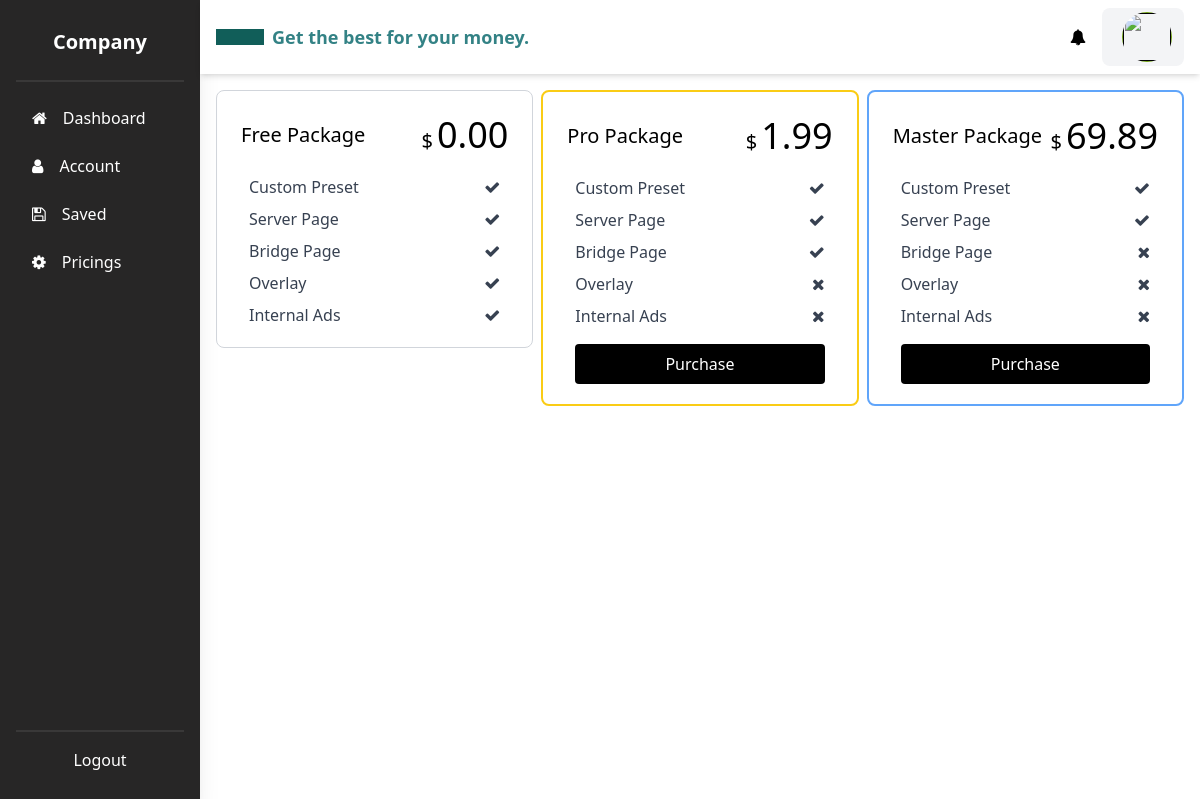
Screenshot of /pricings/ with the database file from the repository.
### payments/models.py (models this page shows, shortened)
class PaypalPlan(models.Model):
    paypal_id = models.CharField(_("Paypal ID"), max_length=256, null=True, blank=True)
    name = models.CharField(_("Plan Name"), max_length=256)
    status = models.CharField(_("Plan status"), max_length=256, default="ACTIVE")
    currency = models.CharField(_("Plan Currency"), max_length=256)
    product = models.ForeignKey(to=PaypalProduct, on_delete=models.CASCADE)
    cost = models.DecimalField(_("Plan Cost"), max_digits = 5,decimal_places = 2)
    description = models.TextField(_("Description"), max_length=256)
    interval_unit = models.CharField(_("Plan Duration"), max_length=256)
    interval_count = models.IntegerField(_("Interval Count"), default=1)
    subscribers = models.IntegerField(_("Plan Subscribers"), default=0)

class Feature(models.Model):
    name = models.CharField(_("Name"), max_length=256)
    plan = models.ManyToManyField(to=PaypalPlan, related_name="pricing_feature")

### manager/views.py (the view)
# urls.py: path("pricings/", ManagerViews.PricingView.as_view(), name="pricings"),
class PricingView(View):
    template_name = "manager/pricings.html"
    def get(self, request, *args, **kwargs):
        context_data = {
            "social_user" : get_social_user(request),
            "page_msg": f"Get the best for your money.",
            "pricings": PaymentModels.PaypalPlan.objects.all(),
            "features": PaymentModels.Feature.objects.all(),
        }
        return render(request, template_name=self.template_name, context=context_data)

### manager/context/context_processor.py (called while the page is built)
def user_subcription(request):
    context = dict()
    if request.user.is_authenticated:
        if settings.PAYMENTMETHOD == "paypal":
            context["user_subsciption"] = PaymentModels.PaypalSubscription.objects.filter(user=request.user).first()
        elif settings.PAYMENTMETHOD == "braintree":
            context["user_subsciption"] = PaymentModels.BraintreeSubscription.objects.filter(user=request.user).first()
    return context

### manager/views.py (called while the page is built)
def get_social_user(request):
    try:
        if request.user.socialaccount_set.all().filter(user=request.user):
            social_user = request.user.socialaccount_set.all().filter(user=request.user).first()
        else:
            social_user = None
        return social_user
    except:
        return redirect(reverse("app_auth:login"))

### TEMPLATES/manager/pricings.html (shortened to what this page needs)
{% extends '../utils/layout.html' %}
{% block content %}
<div class="grid grid-cols-1 gap-2 md:grid-cols-3 items-start">
    {% for pricing in pricings %}
        <div class="{% if pricing.name == 'Master Package' %} border-2 border-blue-400 {% elif pricing.name == 'Pro Package' %} border-2 border-yellow-400 {% else %} border border-gray-300 {% endif %} p-3 border-solid rounded-lg" >
            <div class="flex justify-between items-center p-3">
                <h3 class="text-xl">{{ pricing.name }}</h3>
                <span class="flex items-baseline gap-1">
                    <h3 class="text-xl">$</h3>
                    <h2 class="text-4xl">{{ pricing.cost }}</h2>
                </span>
            </div>
            <ul class="grid gap-2 list-none list-outside text-gray-700 px-5 py-2">
                {% for feature in features %}
                    {% if pricing in feature.plan.all %}
                        <li class="flex gap-3 justify-between">
                            <span>{{ feature.name }}</span>
                            <span>
                                <i class="fa fa-check"></i>
                            </span>
                        </li>
                    {% else %}
                        <li class="flex gap-3 justify-between">
                            <span>{{ feature.name }}</span>
                            <span>
                                <i class="fa fa-close"></i>
                            </span>
                        </li>
                    {% endif %}
                {% endfor %}
            </ul>
            {% if pricing.cost != 0.00 %}
                <form action="{% url 'payments:paypalpayments' %}?upgrade={% if package.id == user_package.package_id.id %}true{% else %}false{% endif %}" method="post" class="grid gap-4 px-5 py-2">
                    {% if pricing.id != user_subsciption.plan.id %}
                        <div class="grid gap-2">
                            <input class="px-4 py-2 bg-black cursor-pointer hover:bg-gray-900 text-white text-base rounded" type="submit" value="{% if pricing.id == user_subsciption.plan.id and pricing.id != user_subsciption.plan.id %} Upgrade {% else %} Purchase {% endif %}">
                        </div>
                    {% endif %}
                </form>
            {% endif %}
        </div>
    {% endfor %}
</div>
{% endblock %}

### TEMPLATES/utils/layout.html (shortened to what this page needs)
{% load static %}
<!DOCTYPE html>
<html>
    <head>
        <link rel="stylesheet" href="https://cdn.jsdelivr.net/npm/font-awesome@4.7.0/css/font-awesome.css" >
        <link rel="stylesheet" href="{% static 'main.css' %}">
        <link rel="stylesheet" href="{% static './calcs.css' %}">
        <link rel="stylesheet" href="{% static 'tailcss.css' %}">
        <script src="https://cdn.tailwindcss.com"></script>
    </head>
<body>
<main>
  <section class="dashboard-area grid grid-flow-col grid-cols-dash items-stretch h-screen overflow-hidden">
    <nav class="grid gap-3 grid-flow-rows content-between bg-dark text-gray-200 py-5 px-4  shadow-xl">
        <div class="upper grid gap-4">
            <div class="company-logo py-2 px-4 border rounded-md border-none text-white text-center">
                <h1 class="font-bold text-xl">Company</h1>
            </div>
            <hr>
            <ul class="grid gap-2">
                <li class="nav-tabs">
                    <a href="{% url 'manager:home' %}" class="grid grid-flow-col items-center justify-start gap-4 active">
                        <i class="fa fa-home"></i>
                        <span>Dashboard</span>
                    </a>
                </li>
                <li class="nav-tabs">
                    <a href="{% url 'manager:account' %}" class="grid grid-flow-col items-center justify-start gap-4">
                        <i class="fa fa-user"></i>
                        <span>Account</span>
                    </a>
                </li>
                <li class="nav-tabs">
                    <a href="{% url 'manager:saved' %}?calculator=Amazon" class="grid grid-flow-col items-center justify-start gap-4">
                        <i class="fa fa-save"></i>
                        <span>Saved</span>
                    </a>
                </li>
                <li class="nav-tabs">
                    <a href="{% url 'manager:pricings' %}" class="grid grid-flow-col items-center justify-start gap-4">
                        <i class="fa fa-cog"></i>
                        <span>Pricings</span>
                    </a>
                </li>
            </ul>
        </div>
        <div class="lower grid justify-stretch gap-2">
            <hr>
            <a href="{% url 'app_auth:logout' %}" class="self-end nav-tabs auth grid justify-center" style="align-self: flex-end;">
                Logout
            </a>
        </div>
    </nav>
    <section class="grid content-start">
        <ul class="bg-white shadow-md px-4 py-2 grid grid-flow-col items-center justify-between self-start gap-4">
            <div class="grid grid-flow-col gap-2 items-center">
                <a href="{% url 'manager:account' %}" class="px-6 py-2 bg-teal-800 hover:bg-teal-700 transition-all text-white font-semibold">
                </a>
                <h3 class="text-lg font-semibold text-accent">{{ page_msg }}</h3>
            </div>
            <div class="grid grid-flow-col gap-4 items-center">
                <li>
                    <a href="">
                        <i class="fa fa-bell"></i>
                    </a>
                </li>
                <a href="" class="nav-group grid grid-flow-col items-center gap-2 rounded-lg bg-gray-100 py-1 px-3">
                    <li class="avator">
                        <img src="{% if social_user %}{{social_user.get_avatar_url}}{% else %}/media/{{request.user.profile_image}}{% endif %}" alt="">
                    </li>
                </a>
            </div>
        </ul>
        <section class="grid p-4 items-start overflow-y-auto" style="block-size: 90vh;;">
          {% block content %}
          {% endblock %}
        </section>
    </section>
</section>
</main>
</body>
</html>

### static/main.css (style rules this page uses)
* { box-sizing: border-box; }
:root { --theme-color: hsl(0, 0, 0); --accent-color: hsl(182, 100%, 20%); --accent-hover-color: hsla(182, 100%, 20%, 0.8); --text-color: hsl(0, 0%, 29%); --border-color: hsl(0, 0%, 90%); --popup-width: 400px; --border-radius-outer: 10px; --border-radius-inner: 5px; --title-font-size: 18px; --body-font-size: 16px; --transition-1: all .25s ease-in-out; }
body { overflow-x: hidden; }
*,::after,::before { box-sizing:border-box;border-width:0;border-style:solid;border-color:#e5e7eb }
::after,::before { --tw-content:'' }
html { line-height:1.5;-webkit-text-size-adjust:100%;-moz-tab-size:4;tab-size:4;font-family:ui-sans-serif, system-ui, -apple-system, BlinkMacSystemFont, "Segoe UI", Roboto, "Helvetica Neue", Arial, "Noto Sans", sans-serif, "Apple Color Emoji", "Segoe UI Emoji", "Segoe UI Symbol", "Noto Color Emoji" }
body { margin:0;line-height:inherit }
hr { height:0;color:inherit;border-top-width:1px }
h1,h2,h3,h4,h5,h6 { font-size:inherit;font-weight:inherit }
a { color:inherit;text-decoration:inherit }
button,input,optgroup,select,textarea { font-family:inherit;font-size:100%;font-weight:inherit;line-height:inherit;color:inherit;margin:0;padding:0 }
[type=button],[type=reset],[type=submit],button { -webkit-appearance:button;background-color:transparent;background-image:none }
blockquote,dd,dl,figure,h1,h2,h3,h4,h5,h6,hr,p,pre { margin:0 }
menu,ol,ul { list-style:none;margin:0;padding:0 }
input::placeholder,textarea::placeholder { opacity:1;color:#9ca3af }
audio,canvas,embed,iframe,img,object,svg,video { display:block;vertical-align:middle }
img,video { max-width:100%;height:auto }
.flex { display:flex }
.grid { display:grid }
.h-screen { height:100vh }
.cursor-pointer { cursor:pointer }
.items-center { align-items:center }
.items-baseline { align-items:baseline }
.justify-start { justify-content:flex-start }
.gap-4 { gap:1rem }
.gap-2 { gap:0.5rem }
.rounded-lg { border-radius:0.5rem }
.rounded-md { border-radius:0.375rem }
.rounded { border-radius:0.25rem }
.border { border-width:1px }
.border-solid { border-style:solid }
.border-gray-300 { --tw-border-opacity:1;border-color:rgb(209 213 219 / var(--tw-border-opacity)) }
.bg-white { --tw-bg-opacity:1;background-color:rgb(255 255 255 / var(--tw-bg-opacity)) }
.bg-black { --tw-bg-opacity:1;background-color:rgb(0 0 0 / var(--tw-bg-opacity)) }
.px-6 { padding-left:1.5rem;padding-right:1.5rem }
.py-2 { padding-top:0.5rem;padding-bottom:0.5rem }
.px-4 { padding-left:1rem;padding-right:1rem }
.text-center { text-align:center }
.text-xl { font-size:1.25rem;line-height:1.75rem }
.text-base { font-size:1rem;line-height:1.5rem }
.text-gray-700 { --tw-text-opacity:1;color:rgb(55 65 81 / var(--tw-text-opacity)) }
.text-white { --tw-text-opacity:1;color:rgb(255 255 255 / var(--tw-text-opacity)) }
.nav-tabs { padding: .5rem 1rem; font-size: 16px; border-radius: 5px; color: white; }
.avator { border-radius: 50%; width: 50px; aspect-ratio: 1/1; overflow: hidden; }
.avator img { height: 100%; width: 100%; border: 1px solid rgb(115, 163, 24); }
hr { border: 1px solid rgba(211, 211, 211, 0.1); }

### static/calcs.css (style rules this page uses)
:root { --theme-color: hsl(0, 0, 0); --accent-color: hsl(182, 100%, 20%); --accent-hover-color: hsla(182, 100%, 20%, 0.8); --text-color: hsl(0, 0%, 29%); --border-color: hsl(0, 0%, 90%); --popup-width: 100%; --border-radius-outer: 10px; --border-radius-inner: 5px; --title-font-size: 18px; --body-font-size: 16px; --transition-1: all .25s ease-in-out; }
.grid { display: grid; }

### rows the page displays
PaypalPlan: name "Free Package", cost "0.00"
Feature: name "Custom Preset"
Feature: name "Server Page"
Feature: name "Bridge Page"
Feature: name "Overlay"
Feature: name "Internal Ads"
PaypalPlan: name "Pro Package", cost "1.99", id "Purchase"
PaypalPlan: name "Master Package", cost "69.89", id "Purchase"

### other values shown
{{ page_msg }} "Get the best for your money."
